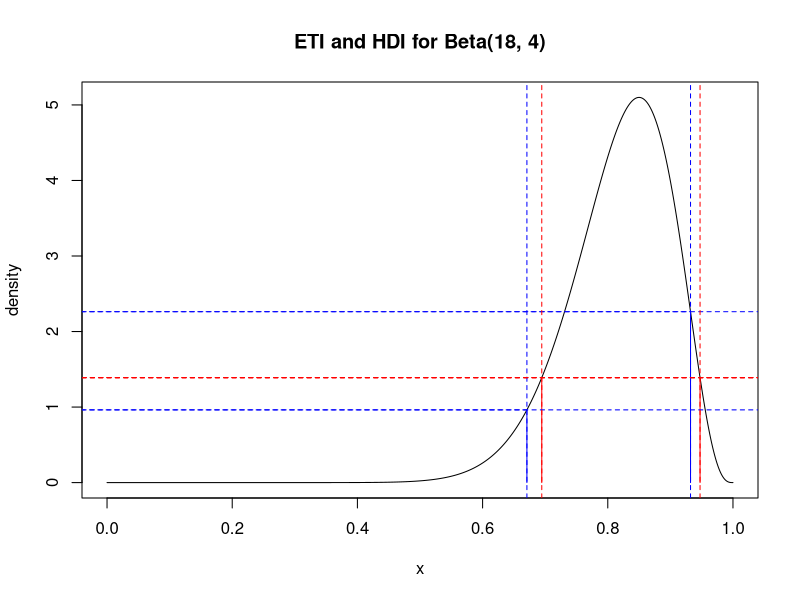

Here is the R script that generated this plot:
x <- seq(from = 0, to = 1, by = 0.001)
a <- 18
b <- 4
y1 <- dbeta(x, a, b)

# HDI
tmp <- bayestestR::distribution_beta(n = 100000, shape1 = a, shape2 = b)
tmp2 <- bayestestR::ci(tmp, ci = 0.90, method = "HDI")

# Compare HDI and SDI
bayestestR::ci(tmp, ci = 0.90, method = "HDI")
str(bayestestR::hdi(tmp, ci = 0.9))
str(bayestestR::spi(tmp, ci = 0.9))    # SPI is a more robust HDI?


plot(x, y1, type = "l", ylab = "density", main = "ETI and HDI for Beta(18, 4)")
lines(x = c(qbeta(0.05, a, b, lower.tail = TRUE), 
            qbeta(0.05, a, b, lower.tail = TRUE)), 
      y = c(0, 
            dbeta(qbeta(0.05, a, b, lower.tail = TRUE), a, b)), 
      lty = 1, col = "blue")

lines(x = c(qbeta(0.05, a, b, lower.tail = FALSE), 
            qbeta(0.05, a, b, lower.tail = FALSE)), 
      y = c(0, 
            dbeta(qbeta(0.05, a, b, lower.tail = FALSE), a, b)), 
      lty = 1, col = "blue")

lines(x = c(-1, qbeta(0.05, a, b, lower.tail = TRUE)), 
      y = rep(dbeta(qbeta(0.05, a, b, lower.tail = TRUE), a, b), 2), 
      lty = 2, col = "blue")

lines(x = c(-1, qbeta(0.05, a, b, lower.tail = FALSE)), 
      y = rep(dbeta(qbeta(0.05, a, b, lower.tail = FALSE), a, b), 2), 
      lty = 2, col = "blue")

lines(x = c(tmp2$CI_low, tmp2$CI_low), 
      y = c(0, dbeta(tmp2$CI_low, a, b)), 
      lty = 1, col = "red")

lines(x = c(tmp2$CI_high, tmp2$CI_high), 
      y = c(0, dbeta(tmp2$CI_high, a, b)), 
      lty = 1, col = "red")
abline(h = dbeta(c(tmp2$CI_low, tmp2$CI_high), a, b), lty = 2, col = "red")



# ------ 
abline(v = c(qbeta(0.05, a, b, lower.tail = TRUE), 
             qbeta(0.05, a, b, lower.tail = FALSE)), 
       lty = 2, col = "blue")

abline(h = c(dbeta(qbeta(0.05, a, b, lower.tail = TRUE), a, b), 
             dbeta(qbeta(0.05, a, b, lower.tail = FALSE), a, b)), 
       lty = 2, col = "blue")

abline(v = c(tmp2$CI_low, tmp2$CI_high), lty = 2, col = "red")
abline(h = dbeta(c(tmp2$CI_low, tmp2$CI_high), a, b), lty = 2, col = "red")
